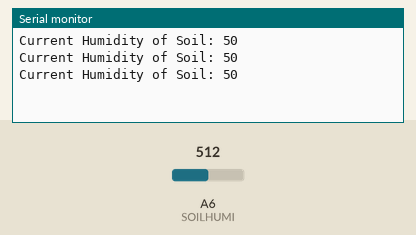
This sketch was run on a simulated Arduino Nano, built with avr-gcc and run on an emulated ATmega328P. Parts: the last lines printed to the serial monitor. The test bench sets the inputs (shaded band); at power-on: A6 (SOILHUMI) = 512.

Above: at 1.3 s.
1.4 s: A6 (SOILHUMI) set to 716
At 1.9 s:
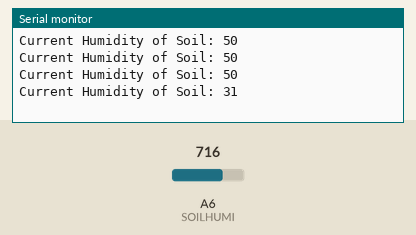
2.9 s: A6 (SOILHUMI) set to 900
At 3.4 s:
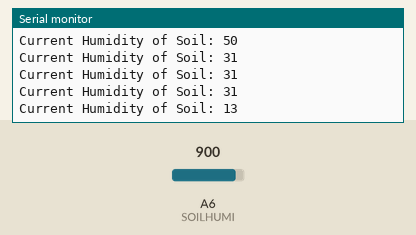
Timing chart, 0 to 5.9 s (numbered marks = the images above; inputs shaded):
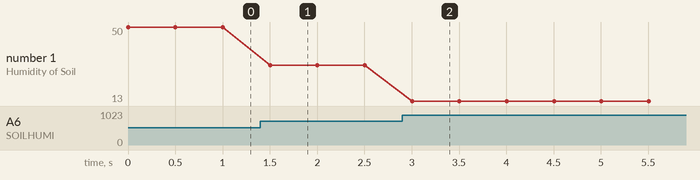

Measured:
- after the input at 1.4 s, the serial monitor: prints a new line after 0.10 s (image 1)
- after the input at 2.9 s, the serial monitor: prints a new line after 0.10 s (image 2)
- plotted number 1: 50 → 31 after the input at 1.4 s, 31 → 13 after the input at 2.9 s

The sketch:

lab_example3_Soil_Humidity.ino
```cpp
#define SOILHUMI A6

int Soilhumi=0;

void setup() {
  Serial.begin(9600);
  pinMode(SOILHUMI, INPUT);
}

void loop() {
  Soilhumi=map(analogRead(SOILHUMI), 0, 1023, 100, 0);

  Serial.print("Current Humidity of Soil: ");
  Serial.println(Soilhumi);
  delay(500);
}
```
